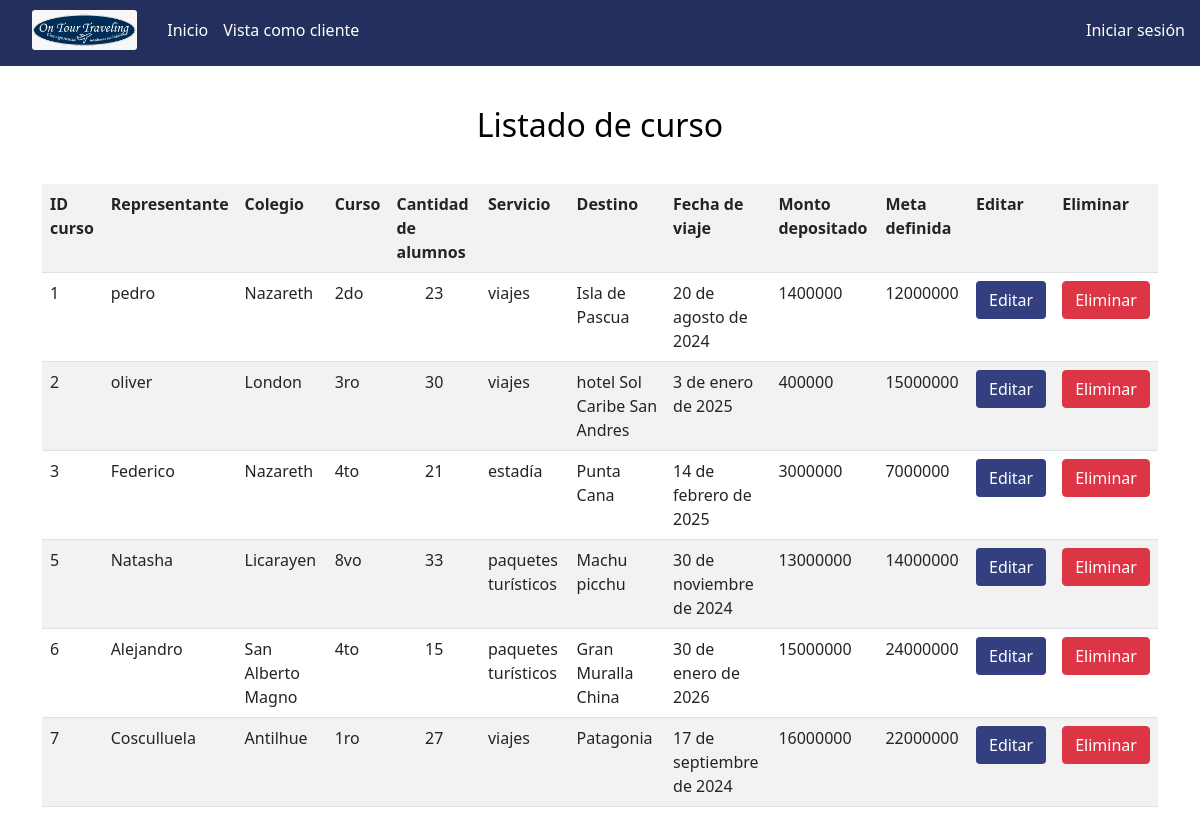
The page /list_course/ on the database as committed earlier.
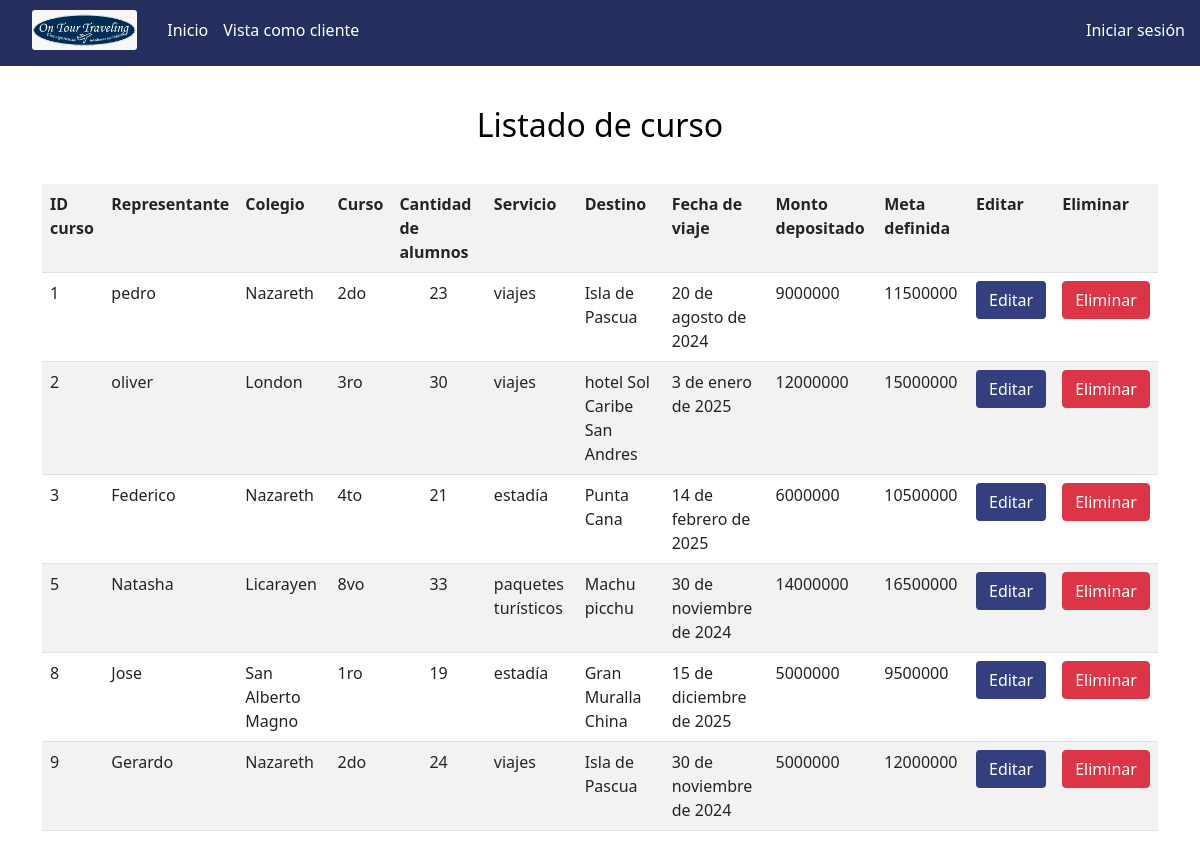
The same page on the database as committed later.
### app_on_tour/models.py (models this page shows)
class Curso(models.Model):
    colegio = models.CharField(max_length=100)
    nivel_curso = models.CharField(max_length=100)
    cantidad_alumnos = models.IntegerField()
    servicio = models.CharField(max_length=100)
    destino = models.CharField(max_length=100)
    fecha_viaje = models.DateField()
    monto_depositado = models.IntegerField()
    meta_monto = models.IntegerField()
    id_cliente = models.ForeignKey(User,on_delete=models.CASCADE)

### app_on_tour/views.py (the view)
# urls.py: path('list_course/', views.list_course, name='list_course'),
def list_course(request):
    cursos = { 'cursos': Curso.objects.all() }
    return render(request, 'admin/list_course.html', cursos)

### app_on_tour/templates/admin/list_course.html
{% extends "admin/base_admin.html" %}
{% block content %}
    <h2 class="h2-course">Listado de curso</h2>
    <table class="table table-striped table-hover">
            <tr>
                <th>ID curso</th>
                <th>Representante</th>
                <th>Colegio</th>
                <th>Curso</th>
                <th>Cantidad de alumnos</th>
                <th>Servicio</th>
                <th>Destino</th>
                <th>Fecha de viaje</th>
                <th>Monto depositado</th>
                <th>Meta definida</th>
                <th>Editar</th>
                <th>Eliminar</th>
            </tr>
        {% for curso in cursos %}
            <tr>
                <td>{{curso.id}}</td>
                <td>{{curso.id_cliente.username}}</td>
                <td>{{curso.colegio}}</td>
                <td>{{curso.nivel_curso}}</td>
                <td class="cantidad-alumnos">{{curso.cantidad_alumnos}}</td>
                <td>{{curso.servicio}}</td>
                <td>{{curso.destino}}</td>
                <td>{{curso.fecha_viaje}}</td>
                <td>{{curso.monto_depositado}}</td>
                <td>{{curso.meta_monto}}</td>
                <td><a href="{% url 'edit_reg' curso.id %}"><button type="button" class="btn  btn-edit">Editar</button></a></td>
                <td><a href="{% url 'delete_reg' curso.id %}"><button type="button" class="btn btn-danger">Eliminar</button></a></td>
            </tr>
        {% endfor %}
    </table>
{% endblock %}

### app_on_tour/templates/admin/base_admin.html (shortened to what this page needs)
{% load static %}
<!DOCTYPE html>
<html lang="en">
<head>
    <link href="https://cdn.jsdelivr.net/npm/bootstrap@5.0.2/dist/css/bootstrap.min.css" rel="stylesheet">
    <link rel="stylesheet" href="{% static 'css/admin_styles.css' %}">
</head>
<body>
    <nav>
        <ul class="sesion">
            <li>
                <a href="{% url "admin_index" %}"><img src="{% static 'logo.jpg' %}" alt="Logo"></a>
            </li>
            <li>
                <a href="{% url "admin_index" %}">Inicio</a>
            </li>
            <li>
                <a href="{% url "index" %}">Vista como cliente</a>
            </li>
        </ul>
        <ul class="sesion2">
            {% if user.is_authenticated%}
            <li>
                <a href="{% url "admin_signout" %}">Cerrar sesión</a>
            </li>
            <li>
                <a href="{% url "admin_signup" %}">Registrar administrador</a>
            </li>
            <li>
                <a href="{% url 'list_course' %}">Lista de los cursos</a>
            </li>
            <li>
                <a href="{% url 'register_course' %}">Registrar cursos</a>
            </li>
            {% else %}
            <li>
                <a href="{% url "admin_signin" %}">Iniciar sesión</a>
            </li>
            {% endif %}
        </ul>
    </nav>
    <div class="container">
        {% block content %}
        {% endblock %}
    </div>
</body>
</html>

### app_on_tour/static/css/admin_styles.css (style rules this page uses)
body { color: black; }
nav { background: #242f5d; display: flex; justify-content: space-between; padding-top: 10px; align-items: center; }
nav .sesion img { height: 40px; border-radius: 3px; margin-right: 15px; }
.sesion { list-style: none; width: 50%; display: flex; align-items: center; }
.sesion2 { list-style: none; width: 40%; display: flex; flex-direction: row-reverse; align-items: center; }
ul li a { color: white; text-decoration: none; margin-right: 15px; }
h2 { text-align: center; }
.h2-course { margin: 40px 0px; }
.cantidad-alumnos { text-align: center; }
.btn-edit { background-color: #343f7f; color: #fff; }

Rows that differ between the two databases and show on the page:
removed Curso: id "6", id_cliente.username "Alejandro", colegio "San Alberto Magno", nivel_curso "4to", cantidad_alumnos "15", servicio "paquetes turísticos", destino "Gran Muralla China", fecha_viaje "30 de enero de 2026", monto_depositado "15000000", meta_monto "24000000"
removed Curso: id "7", id_cliente.username "Cosculluela", colegio "Antilhue", nivel_curso "1ro", cantidad_alumnos "27", servicio "viajes", destino "Patagonia", fecha_viaje "17 de septiembre de 2024", monto_depositado "16000000", meta_monto "22000000"
changed Curso "20 de agosto de 2024": monto_depositado "1400000" → "9000000"; meta_monto "12000000" → "11500000"
changed Curso "London": monto_depositado "400000" → "12000000"
changed Curso "4to": monto_depositado "3000000" → "6000000"; meta_monto "7000000" → "10500000"
changed Curso "Licarayen": monto_depositado "13000000" → "14000000"; meta_monto "14000000" → "16500000"
added Curso: id "8", id_cliente.username "Jose", colegio "San Alberto Magno", nivel_curso "1ro", cantidad_alumnos "19", servicio "estadía", destino "Gran Muralla China", fecha_viaje "15 de diciembre de 2025", monto_depositado "5000000", meta_monto "9500000"
added Curso: id "9", id_cliente.username "Gerardo", colegio "Nazareth", nivel_curso "2do", cantidad_alumnos "24", servicio "viajes", destino "Isla de Pascua", fecha_viaje "30 de noviembre de 2024", monto_depositado "5000000", meta_monto "12000000"
